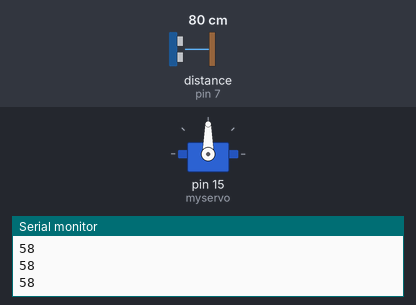
Simulated run of this sketch. Board: Arduino Uno, built with avr-gcc and run on an emulated ATmega328P. Shown: servo, the last lines printed to the serial monitor. Wiring (inferred from the names in the program): range finder with pulse-width output: data pin 7. The inputs (shaded band) are chosen by the test bench; at power-on: distance to the obstacle (sensor on pin 7) 80 cm. The echo pulse lasts 58.3 µs per cm.

Above: at 1.2 s.
1.3 s: distance to the obstacle (sensor on pin 7) set to 29 cm
2.8 s: distance to the obstacle (sensor on pin 7) set to 22 cm
At 5.3 s:
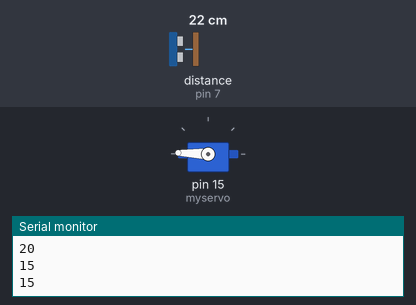
5.8 s: distance to the obstacle (sensor on pin 7) set to 35 cm
At 8.5 s:
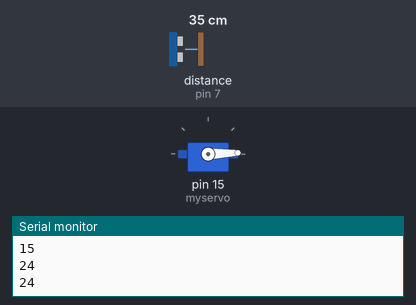
8.8 s: distance to the obstacle (sensor on pin 7) set to 2 cm
At 9.61 s:
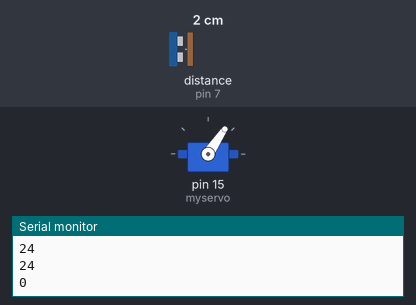
11.8 s: distance to the obstacle (sensor on pin 7) set to 60 cm
Timing chart, 0 to 15.0 s (numbered marks = the images above; inputs shaded):
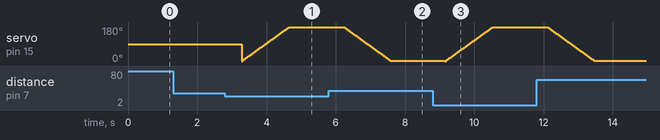

Measured:
- the behaviour switches between 26 and 25 cm on distance to the obstacle (sensor on pin 7) (found by bisection; images 0 and 1)

The sketch:

ez1_servo.ino
```cpp
// Ultrasonic Servo: Maxbotix EZ1 ultrasonic rangefinder
// controlling a 180 degree servo motor
// Code adapted from Sweep example sketch
// by Kevin Walker Jan 2013

#include <Servo.h>
Servo myservo;  // create servo object to control a servo
// a maximum of eight servo objects can be created
int pos = 0;    // variable to store the servo position

void setup() {
  Serial.begin(9600);
  myservo.attach(15);  // attaches the servo on pin 9 to the servo object
}

void loop() {
  pinMode(7, INPUT); // set Pin 7 as input from sensor
  int pulse = pulseIn(7, HIGH); // send a pulse out Pin 7
  int inches = pulse/147; // convert the pulse. 147 microseconds = 1 inch
  //Serial.print(inches); // send the inches reading into the serial port for monitoring
  //Serial.println(); // print an empty line
  int reading = map(inches, 0, 96, 0, 180);
  Serial.print(reading); // send the inches reading into the serial port for monitoring
  Serial.println(); // print an empty line
  if (inches < 10) {
    if (pos < 180) {
      for(pos = 0; pos < 180; pos += 2)  // goes from 0 degrees to 180 degrees
      {                                  // in steps of 1 degree
        myservo.write(pos);              // tell servo to go to position in variable 'pos'
        delay(15);                       // waits 15ms for the servo to reach the position
      }
    }
  }
  else {
    if (pos > 1) {
      for(pos = 180; pos>=1; pos-=2)     // goes from 180 degrees to 0 degrees
      {
        myservo.write(pos);              // tell servo to go to position in variable 'pos'
        delay(15);                       // waits 15ms for the servo to reach the position
      }
    }
  }
  delay(500);
}
```
